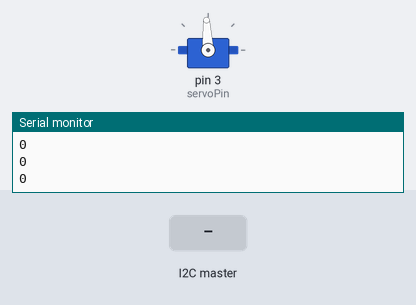
The sketch below on a simulated Arduino Uno, built with avr-gcc and run on an emulated ATmega328P. Parts: servo, the last lines printed to the serial monitor. Inputs (shaded band) come from the test bench.

Above: at 1.2 s.
1.3 s: the I2C master sends the byte 1
At 2.64 s:
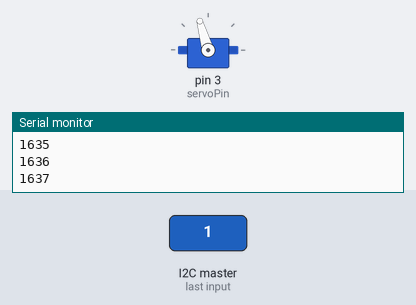
4.3 s: the I2C master sends the byte 0
6.0 s: the I2C master sends the byte 2
At 10.2 s:
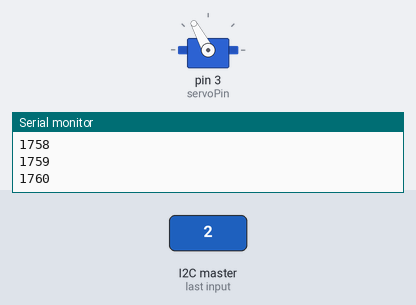
Timing chart, 0 to 11.7 s (numbered marks = the images above; inputs shaded):
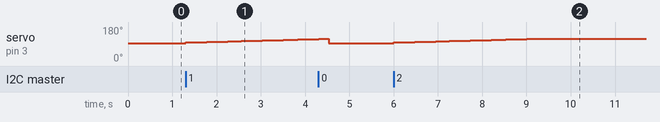

The sketch:

slaveR1_bldc.ino
```cpp
#include <Servo.h>
#include <Wire.h>

#define servoPin 3 // signal pin for the ESC.
Servo servo;

int x;
boolean flag = true;

void receiveEvent(int HowMany);

void setup()
{
  Wire.begin(4);                // join i2c bus with address #4
  Wire.onReceive(receiveEvent); // register event
  Serial.begin(9600);       // start serial for output
  servo.attach(servoPin);

}

void loop()
{
  int j;
  if (x == 0) {
    servo.writeMicroseconds(1500);
    Serial.println(x);
    flag=true;
  }
  else {
    if (flag) {
      for (j = 1550; j <= 1760; j++) {
        servo.writeMicroseconds(j);
        Serial.println(j);
        delay(15);
      }
    }
    flag = false;
    servo.writeMicroseconds(j);
  }
}

void receiveEvent(int howMany)
{
  while (1 < Wire.available()) // loop through all but the last
  {
    char c = Wire.read(); // receive byte as a character
    Serial.print(c);         // print the character
  }
  x = Wire.read();    // receive byte as an integer
  //  if(x==0){
  //    servo.writeMicroseconds(1500);
  //    Serial.println(x);
  //  } else{
  //    for(int j=1550;j<=1850;j++){
  //      servo.writeMicroseconds(j);
  //      Serial.println(j);
  //      delay(20);
  //    }
  //  }
}
```

Measured:
- after the input at 1.3 s, servo on pin 3 (servoPin): moves from 93° to 116° over 2.8 s, starting at once
- after the input at 6.0 s, servo on pin 3 (servoPin): moves from 93° to 118° over 3.2 s, starting at once
